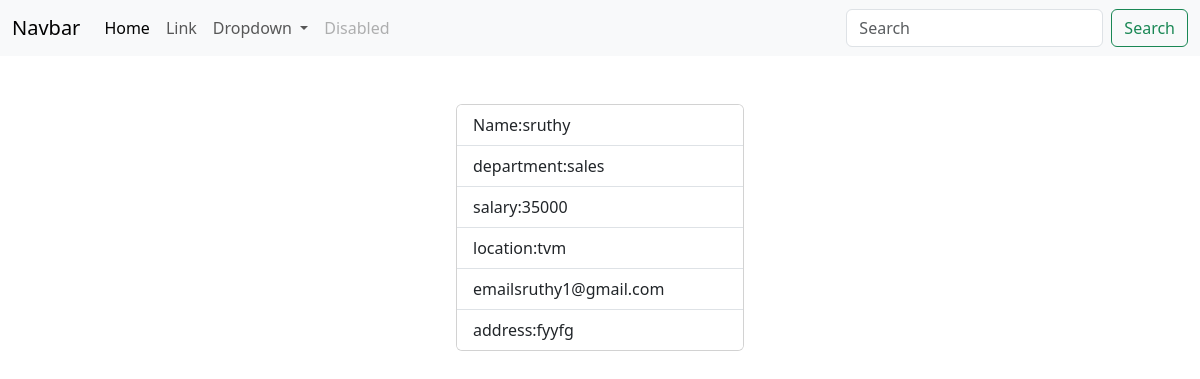
Screenshot of /employee/4/ with the database file from the repository.
### myapp/models.py (models this page shows, shortened)
class Employee(models.Model):
    name=models.CharField(max_length=200)
    department=models.CharField(max_length=200)
    salary=models.PositiveIntegerField()
    location=models.CharField(max_length=200)
    email=models.EmailField(max_length=200)
    address=models.CharField(max_length=200)

### myapp/views.py (the view)
# urls.py: path("employee/<int:pk>/",views.EmployeeDetailView.as_view(),name="employee-detail"),
class EmployeeDetailView(View):
    def get(self,request,*args,**kwargs):
        id=kwargs.get("pk")
        qs=Employee.objects.get(id=id)
        return render(request,"employee_detail.html",{"data":qs})

### myapp/templates/employee_detail.html (shortened to what this page needs)
{%extends 'base.html'%}
{%block main_block%}
<div class="container mt-5 d-flex justify-content-center">
    <div class="card" style="width: 18rem;">
        <ul class="list-group list-group-flush">
          <li class="list-group-item">Name:{{data.name}}</li>
          <li class="list-group-item">department:{{data.department}}</li>
          <li class="list-group-item">salary:{{data.salary}}</li>
          <li class="list-group-item">location:{{data.location}}</li>
          <li class="list-group-item">email{{data.email}}</li>
          <li class="list-group-item">address:{{data.address}}</li>
        </ul>
    </div>
</div>
{%endblock%}

### rows the page displays
Employee: name "sruthy", department "sales", salary "35000", location "tvm", email "sruthy1@gmail.com", address "fyyfg"
